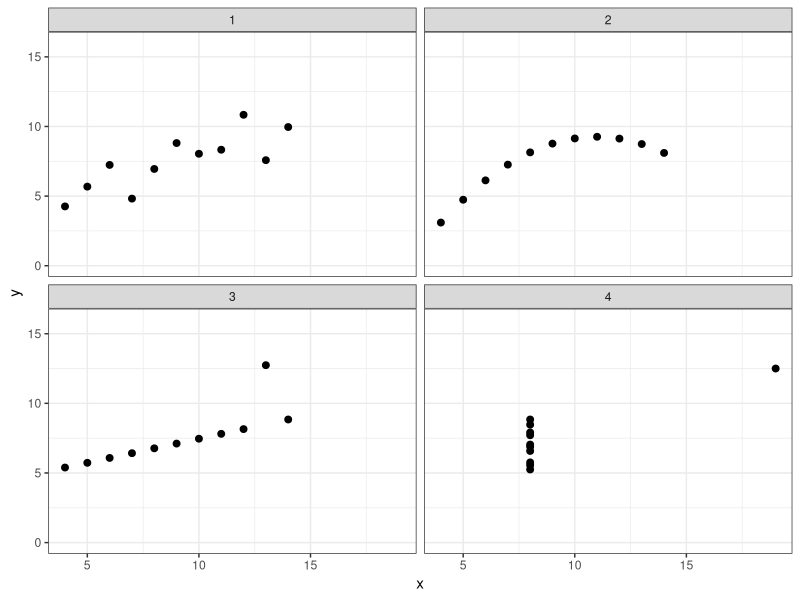
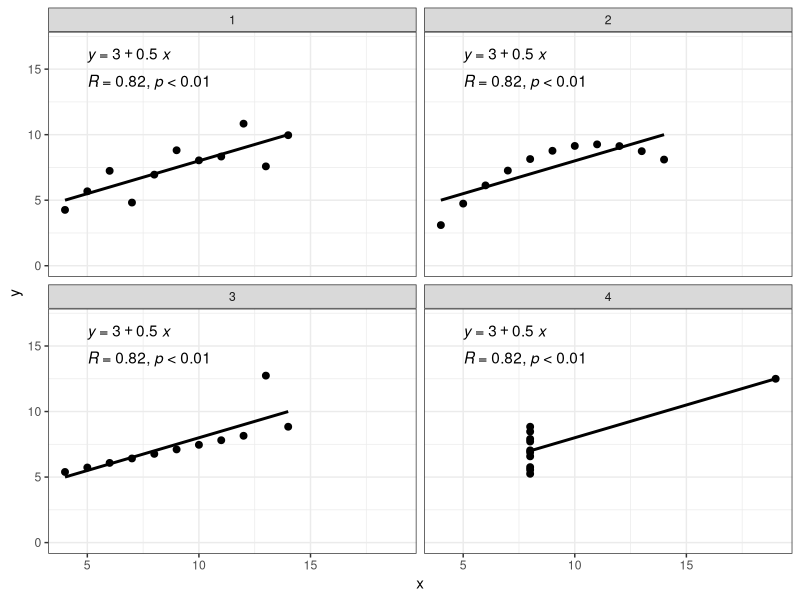
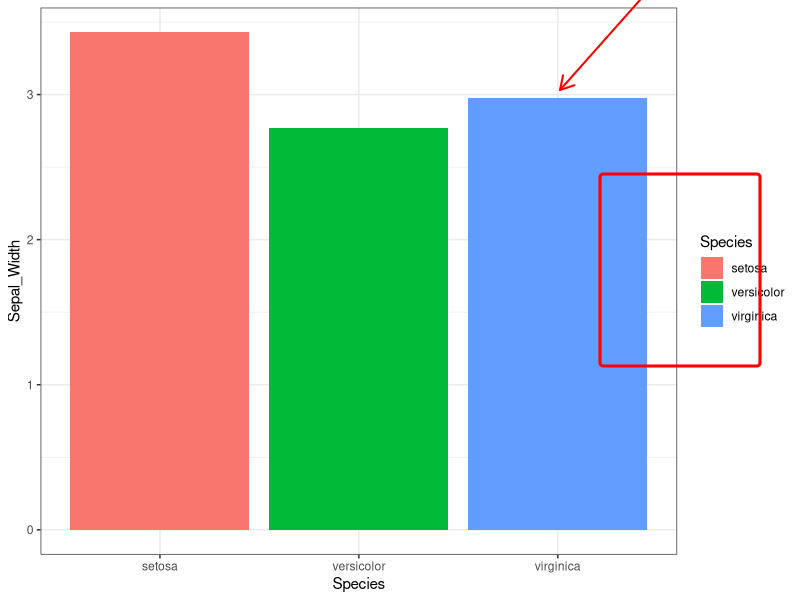

Recreate these plots in R, in order.
## ---- chunk 1
#| label: anscombes

library(tidyverse)
library(ggpubr)

anscombe_long <- tidyr::pivot_longer(
  anscombe,
  cols = everything(),
  names_to = c(".value", "set"),
  names_pattern = "([xy])(\\d+)",
  names_transform = list(set = as.integer)
) 

anscombe_fig <- ggpubr::ggscatter(data = anscombe_long, x = "x", y = "y", facet.by = "set") + 
  ylim(c(0, 16)) + 
  theme_bw()

anscombe_fig

ggpubr::ggscatter(data = anscombe_long, x = "x", y = "y", facet.by = "set", add = "reg.line") +
  ylim(c(0, 17)) + 
  ggpubr::stat_regline_equation(label.x = 5, label.y = 16) +
  ggpubr::stat_cor(label.x = 5, label.y = 14, digits = 2, p.accuracy = 0.01) + 
  theme_bw()

## ---- chunk 2
#| label: bad-ink-data-ratio

library(ggplot2)
library(dplyr)
library(cowplot)
library(grid)

base_irisplot <- dplyr::summarise(iris, Sepal_Width = mean(Sepal.Width), .by = Species) |> 
  ggplot() + 
  geom_col(aes(x = Species, y = Sepal_Width, fill = Species)) + 
  theme_bw()

g_circle <- grid::roundrectGrob(
  x = 0.85, y = 0.55, width = 0.2, height = 0.32, 
  r = unit(0.02, "snpc"),
  gp = gpar(col = "red", fill = NA, lwd = 3)
)

g_arrow <- grid::segmentsGrob(
  x0 = 0.8, y0 = 1.0,
  x1 = 0.7, y1 = 0.85,
  arrow = arrow(length = unit(0.15, "inches")),
  gp = gpar(col = "red", lwd = 2)
)

ggdraw(base_irisplot) +
  draw_grob(g_circle, x = 0, y = 0, width = 1, height = 1) + 
  draw_grob(g_arrow,  0, 0, 1, 1)
